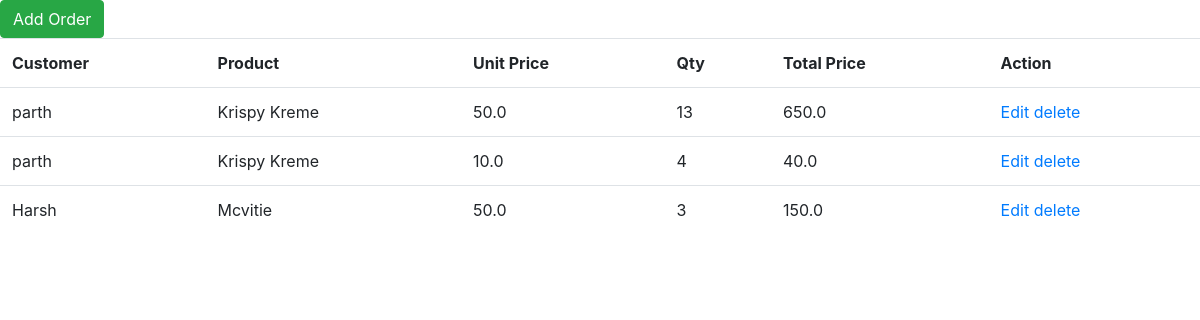
The app's page /home, older data.
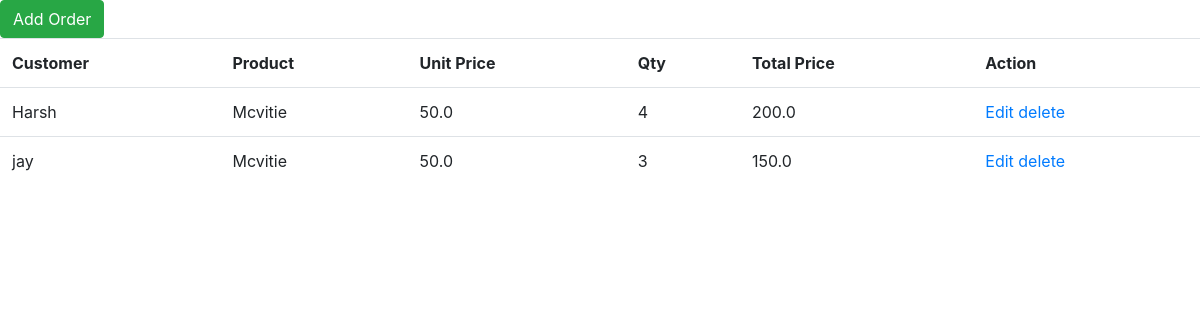
The same page, newer data.
### order/models.py (models this page shows)
class Order(models.Model):
    customer = models.ForeignKey(Customer,on_delete=models.CASCADE)
    product = models.ForeignKey(Product,on_delete=models.CASCADE)
    Unit_price = models.FloatField(max_length=6)
    qty = models.IntegerField()
    total_price = models.FloatField(max_length=10)
    date = models.DateTimeField(default=datetime.now())

### order/views.py (the view)
# urls.py: path('home',views.list_order,name="home"),
def list_order(request):
    data_fetch = Order.objects.values("id","customer__first_name","product__product_name","Unit_price","qty","total_price")
    return render(request,'list_order.html', {'data_fetch':data_fetch})

### template/list_order.html (shortened to what this page needs)
<!DOCTYPE html>
<html>
<head>
	<link rel="stylesheet" href="https://maxcdn.bootstrapcdn.com/bootstrap/4.5.2/css/bootstrap.min.css">
</head>
<body>
	<a href="/add_data" class="btn btn-success">Add Order</a>
	<table class="table">
		<tr>
			<th>Customer</th>
			<th>Product</th>
			<th>Unit Price</th>
			<th>Qty</th>
			<th>Total Price</th>
			<th>Action</th>
		</tr>
		{% for x in data_fetch %}
		<tr>
			<td>{{x.customer__first_name}}</td>
			<td>{{x.product__product_name}}</td>
			<td>{{x.Unit_price}}</td>
			<td>{{x.qty}}</td>
			<td>{{x.total_price}}</td>
			<td><a href="/edit_data/{{x.id}}">Edit</a>
				<a href="/delete/{{x.id}}" onclick="return confirm('Are you sure you want to delete this?')">delete</a></td>
				</tr>
				{% endfor %}
				</table><br><br>
</body>
</html>

Row changes from the older to the newer data that the page shows:
removed Order: customer__first_name "parth", product__product_name "Krispy Kreme", Unit_price "50.0", qty "13", total_price "650.0"
removed Order: customer__first_name "parth", product__product_name "Krispy Kreme", Unit_price "10.0", qty "4", total_price "40.0"
removed Order: customer__first_name "Harsh", product__product_name "Mcvitie", Unit_price "50.0", qty "3", total_price "150.0"
added Order: customer__first_name "Harsh", product__product_name "Mcvitie", Unit_price "50.0", qty "4", total_price "200.0"
added Order: customer__first_name "jay", product__product_name "Mcvitie", Unit_price "50.0", qty "3", total_price "150.0"
